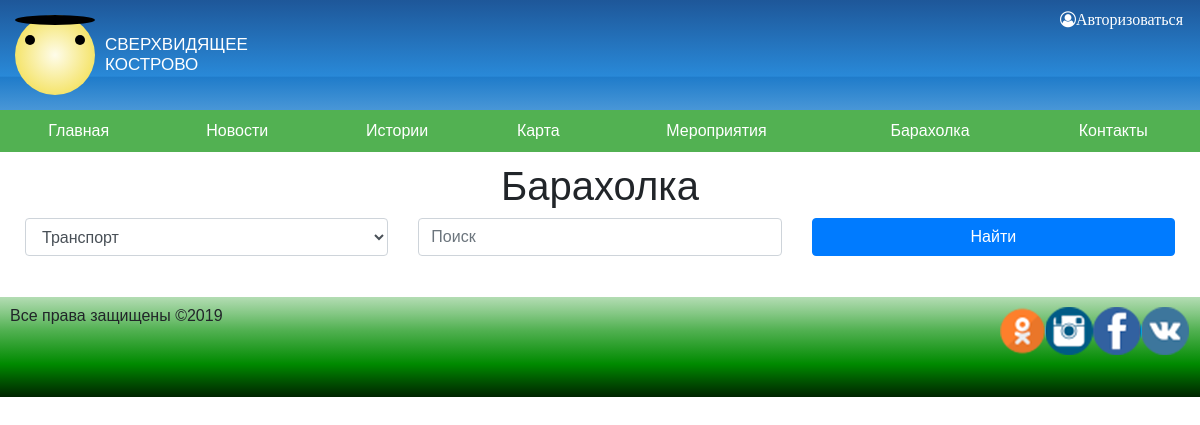
/?page=market, run on an earlier commit of the app's database.
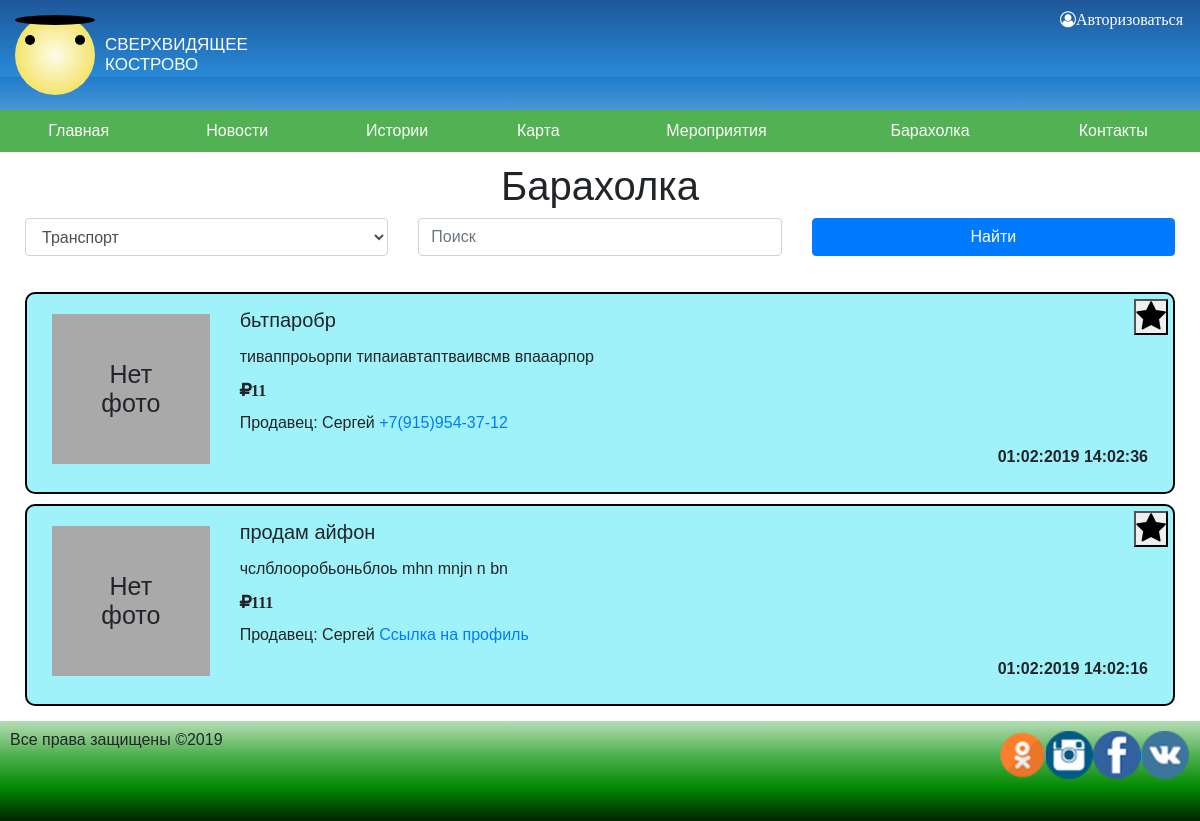
And on a later commit of the database.
### tables this page shows
CREATE TABLE `menu` (
  `id` int(11) NOT NULL,
  `url` varchar(255) NOT NULL DEFAULT '?page=',
  `title` text NOT NULL,
  `parent` int(11) NOT NULL DEFAULT '0'
);

CREATE TABLE `social_network` (
  `id` int(11) NOT NULL,
  `url` text NOT NULL,
  `class` varchar(255) NOT NULL
);

CREATE TABLE `ads` (
  `id` int(11) NOT NULL,
  `title` varchar(255) NOT NULL,
  `vaul` varchar(255) NOT NULL,
  `price` tinyint(4) NOT NULL,
  `text` text NOT NULL,
  `date` datetime DEFAULT CURRENT_TIMESTAMP,
  `photo_ads` mediumblob,
  `author_id` text,
  `favorites` int(11) DEFAULT NULL
);

CREATE TABLE `users` (
  `id` int(11) NOT NULL,
  `name` varchar(255) DEFAULT NULL,
  `surname` varchar(255) DEFAULT NULL,
  `email` text NOT NULL,
  `password` varchar(255) DEFAULT NULL,
  `photo` mediumblob,
  `phone` varchar(255) DEFAULT NULL,
  `address` text,
  `users-id` int(11) DEFAULT NULL,
  `token` text,
  `favorites` int(11) DEFAULT NULL
);

### index.php (called while the page is built, shortened)
<?php
require 'functions/bd.php';
require 'functions/function.php';
connections();

### functions/function.php (the view, shortened to what this page needs)
<?php
function connections()
{
    $file = '';
    if (empty($_GET['page'])) {
        $file = 'main';
    } else {
        $file = $_GET['page'];
    }
    include 'tempate/header.php';
    if (file_exists('imip/' . $file . '.php')) {
        include 'imip/' . $file . '.php';
    } else {
        include 'users/' . $file . '.php';
    }
    include 'tempate/footer.php';
}
function do_query($query)
{
    global $mysqli;
    $result = mysqli_query($mysqli, $query);
    return $result;
}
function get_menu()
{
    $sql = do_query('SELECT * FROM `menu` WHERE `parent` = "0" ORDER BY menu.id');
    $output = "<ul>";
    foreach ($sql as $r) {
        $output .= "<li><a href='" . $r['url'] . "'>" . $r['title'] . "</a></li>";
    }
    $output .= "</ul>";
    echo $output;
    return;
}
function get_soclal()
{
    $out = '<div class="block_img">';
    $sql = do_query('SELECT * FROM `social_network`');
    foreach ($sql as $item) {
        $out .= '<a href="' . $item['url'] . '" class="' . $item['class'] . ' img_icons"></a>';
    }
    $out .= '</div>';
    echo $out;
    return;
}
function auto_users()
{
    if (isset($_SESSION['id']) or isset($_SESSION['token'])) {
        echo '<button class="btn btn-primary modal-open float-left">Привет, ' . $_SESSION['name'] . '!</button><form method="post" class="float-left"><button type="submit" class="btn btn-primary modal-open" name="input">Выйти</button></form>';
        if (isset($_POST['input'])) {
            unset($_SESSION['id']);
            unset($_SESSION['token']);
            header('location: ?page=main');
        }
    } else {
        echo ' <button type="button" class="btn btn-primary modal-open" data-toggle="modal"
                                    data-target="#exampleModal">
                                <span class="fa fa-user-circle-o fa-1x">Авторизоваться</span>
                            </button>';
    }
    return;
}
function selected()
{
    $out = ' <select class="form-control" name="value">';
    foreach ($option as $item) {
        $out .= '<option value="' . $item['value'] . '">' . $item['value'] . '</option>';
    }
    $out .= '</select>';
    echo $out;
    return;
}
function post_tempate($sql)
{
    while ($us = mysqli_fetch_assoc($sql)) {
        $title = $us['title'];
        $text = $us['text'];
        $price = $us['price'];
        $data = new DateTime($us['date']);
        $name = $us['name'];
        if (!empty($us['photo_ads'])) {
            $img = '<img src="ads_img/' . $us['photo_ads'] . '" class="post_img">';
        } else {
            $img = '<div class="post_no-img"><p>Нет фото</p></div>';
        }
        if (!empty($us['users-id'])) {
            $link = '<a href="https://vk.com/id' . $us['users-id'] . '">Ссылка на профиль</a>';
        } else {
            $link = '<a href="tel:' . $us['phone'] . '">' . $us['phone'] . '</a>';
        }
        ?>
        <div class="col-12">
            <div class="post">
                <div class="row">
                    <div class="col-xs-12 col-md-2">
                        <?php echo $img; ?>
                    </div>
                    <div class="col-xs-12 col-md-10">
                        <div class="post_favourites">
                            <form action="" method="post">
                                <button type="submit"  name="star" value="1"><i class="fa fa-star fa-2x" aria-hidden="true"></i></button>
                            </form>
                        </div>
                        <div class="post_title">
                            <p><?php echo $title; ?></p>
                        </div>
                        <div class="post_text"><p><?php echo $text; ?></p></div>
                        <div class="post_price"><p class="fa fa-rub"><?php echo $price; ?></p></div>
                        <div class="post_info">
                            <p>Продавец:<?php echo ' ' . $name . ' ' . $link; ?></p>
                        </div>
                        <div class="post_data"><p><?php echo $data->format('d:m:Y H:m:s'); ?></p></div>
                    </div>
                </div>
            </div>
        </div>
        <?php
    }
    return true;
}

### tempate/header.php (shortened to what this page needs)
<!doctype html>
<html lang="ru">
<head>
    <link rel="stylesheet" href="https://stackpath.bootstrapcdn.com/bootstrap/4.2.1/css/bootstrap.min.css"
>
    <link rel="stylesheet" href="css/style.css?t=<?php echo(microtime(true) . rand()); ?>">
    <link rel="stylesheet" href="font-icons/css/font-awesome.css">
</head>
<body>
<div class="container-fluid">
    <header>
        <div class="header">
            <div class="row">
                <div class="col-12">
                    <div class="logo">
                        <div class="sun move">
                            <div class="roth"></div>
                        </div>
                        <div class="slang"><p>сверхвидящее</p>
                            <p>кострово</p></div>
                    </div>
                    <div class="row">
                        <div class="col-12 no-col">
                            <div class="float-right">
                                <?php
                                auto_users();
                                ?>
                            </div>
                        </div>
                        <div class="col-12 menu-header">
                            <div class="menu">
                                <?php
                                if (isset($_SESSION['id']) or isset($_SESSION['token'])) {
                                    echo '<div class="nav">';
                                    echo '<nav class=\'float-left\'>';
                                    get_users_menu();
                                    echo '</nav>';
                                    echo '<nav class=\'float-left\'>';
                                    get_menu();
                                    echo '</nav>';
                                    echo '</div>';
                                } else {
                                    echo '<nav class="nav-one">';
                                    get_menu();
                                    echo '</nav>';
                                }
                                ?>
                            </div>
                        </div>
                    </div>
                </div>
            </div>
        </div>
    </header>
    <div class="contain">

### imip/market.php (shortened to what this page needs)
<h1 class="text-center">Барахолка</h1>
<form method="post" class="row">
    <div class="col-xs-12 col-sm-12 col-md-6 col-lg-4">
        <div class="form-group">
            <?php
            selected();
            ?>
        </div>
    </div>
    <div class="col-xs-12 col-sm-12 col-md-6 col-lg-4">
        <div class="form-group">
            <input type="search" class="form-control" name="search" placeholder="Поиск">
        </div>
    </div>
    <div class="col-xs-12 col-sm-12 col-md-12 col-lg-4">
        <div class="form-group">
            <button type="submit" class="btn-primary btn" name="submit">Найти</button>
        </div>
    </div>
</form>
<div class="row">
    <?php
    if (isset($_POST['submit'])) {
        search();
    } else {
        $sql = do_query("SELECT * FROM `ads`, `users` WHERE users.email = ads.author_id");
        post_tempate($sql);
    }
    ?>
</div>

### tempate/footer.php (shortened to what this page needs)
</div>
<footer>
    <div class="footer">
        <div class="row">
            <div class="col-lg-6 col-xs-12">
                <p>Все права защищены &copy;<?php echo date('Y'); ?></p>
            </div>
            <div class="col-lg-6 col-xs-12">
                <div class="block_icon">
                    <?php get_soclal();?>
                </div>
            </div>
        </div>
    </div>
</footer>
</div>
</body>
</html>

What changed in the data, as far as the page shows it:
added ads: shows "Нет фото", title "бьтпаробр", text "тиваппроьорпи типаиавтаптваивсмв впааарпор", price "11", users.name "Сергей", users.phone "+7(915)954-37-12", date "01:02:2019 14:02:36"
added ads: shows "Нет фото", title "продам айфон", text "чслблооробьоньблоь mhn mnjn n bn", price "111", users.name "Сергей", date "01:02:2019 14:02:16"
